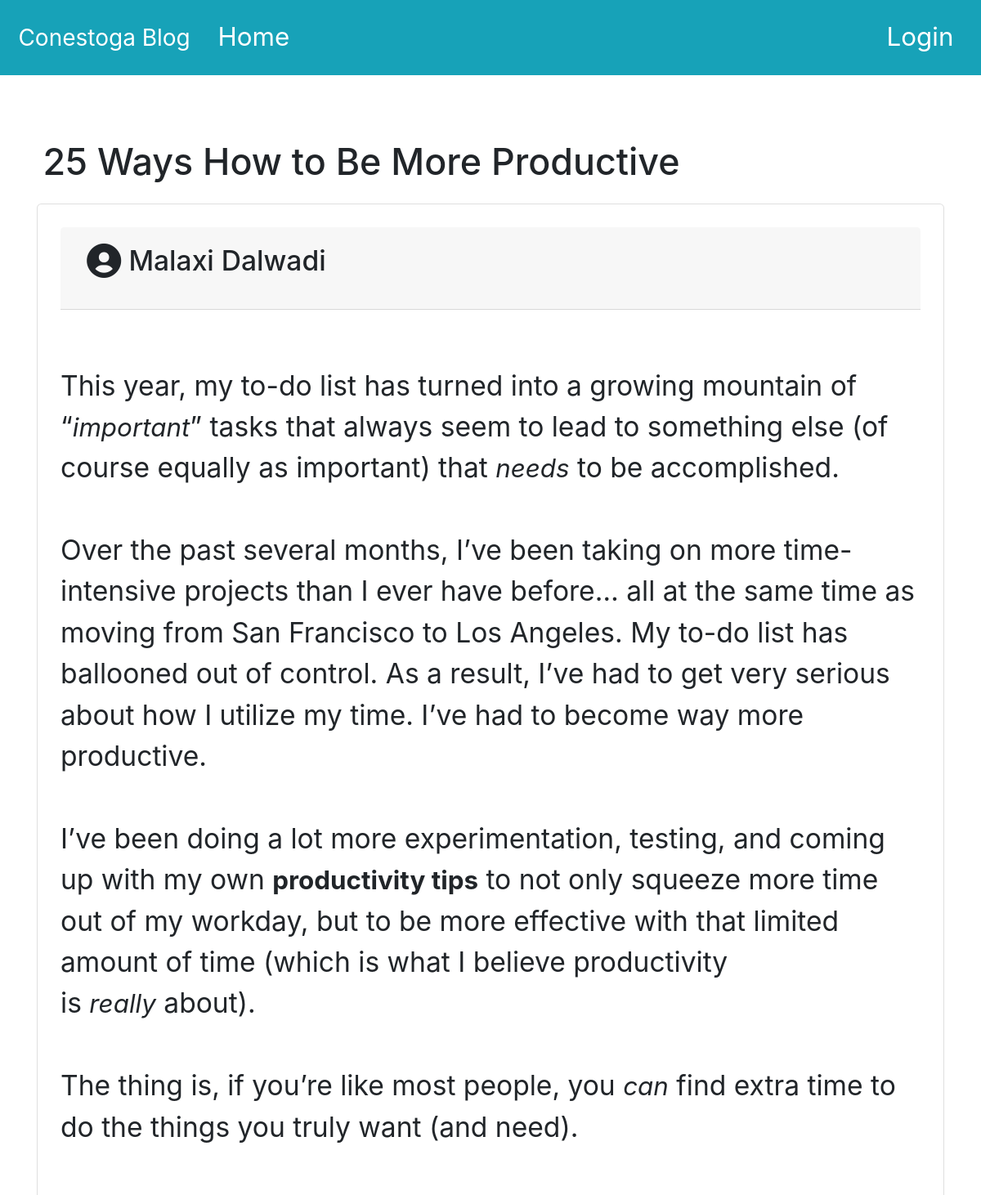
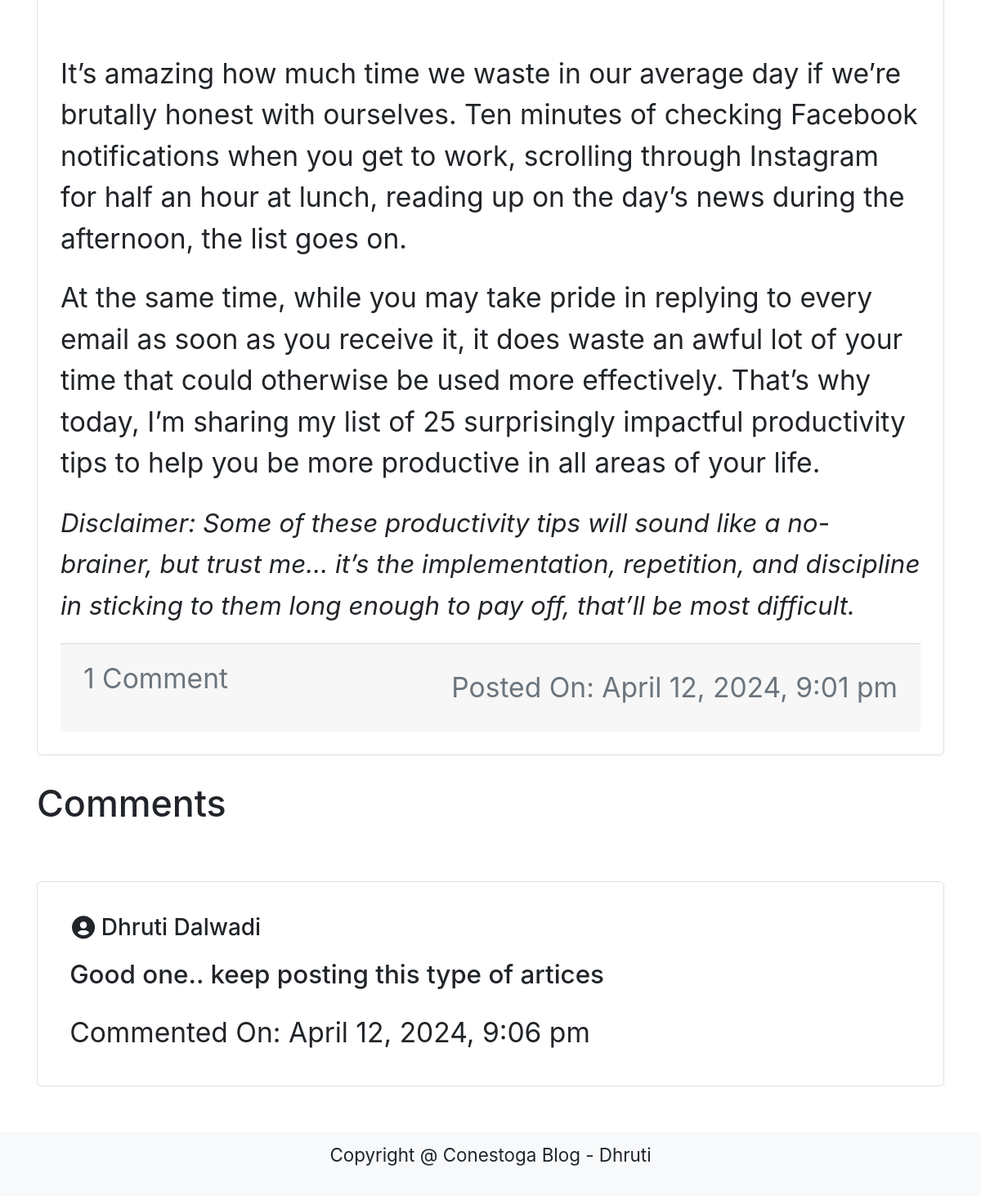
The page /conestoga_blog/posts/postDetail.php?postId=3 on the database its author committed (2 pictures, top to bottom).
### tables this page shows
CREATE TABLE IF NOT EXISTS `posts` (
  `post_id` int NOT NULL AUTO_INCREMENT,
  `title` varchar(255) NOT NULL,
  `description` text NOT NULL,
  `created_by` int NOT NULL,
  `created_at` datetime NOT NULL DEFAULT CURRENT_TIMESTAMP,
  `total_likes` int NOT NULL DEFAULT '0',
  `total_comments` int NOT NULL DEFAULT '0',
  `updated_at` datetime NOT NULL,
  `status` enum('Active','Inactive') NOT NULL DEFAULT 'Active',
  `is_deleted` tinyint(1) NOT NULL DEFAULT '0',
  PRIMARY KEY (`post_id`)
);

CREATE TABLE IF NOT EXISTS `users` (
  `user_id` int NOT NULL AUTO_INCREMENT,
  `first_name` varchar(100) NOT NULL,
  `last_name` varchar(100) NOT NULL,
  `email_id` varchar(100) NOT NULL,
  `password` varchar(255) NOT NULL,
  `created_at` datetime NOT NULL DEFAULT CURRENT_TIMESTAMP,
  PRIMARY KEY (`user_id`)
);

CREATE TABLE IF NOT EXISTS `post_comments` (
  `post_comment_id` int NOT NULL AUTO_INCREMENT,
  `post_id` int NOT NULL,
  `comment_by` int NOT NULL,
  `created_at` datetime NOT NULL DEFAULT CURRENT_TIMESTAMP,
  `updated_at` datetime NOT NULL,
  `comment` text NOT NULL,
  PRIMARY KEY (`post_comment_id`)
);

### conestoga_blog/posts/postDetail.php (the view, shortened to what this page needs)
<?php
include_once('../db.php');
if(isset($_GET['postId'])){
    $postId = $_GET['postId'];
    $query = "SELECT posts.*, users.first_name, users.last_name FROM posts JOIN users ON posts.created_by = users.user_id WHERE post_id = $postId";
    $result = mysqli_query($conn,$query);
    $post = mysqli_fetch_assoc($result);
    $commentQuery = "SELECT post_comments.*, users.first_name, users.last_name,users.user_id FROM post_comments JOIN users ON post_comments.comment_by = users.user_id WHERE post_id = $postId ORDER BY post_comments.created_at DESC";
    $commentResult = mysqli_query($conn,$commentQuery);
    $postComments = mysqli_fetch_all($commentResult,MYSQLI_ASSOC);
}
?>
<?php include '../common/header.php'; ?>
<section class="container mb-5 section-margin">
    <div class="row justify-content-left">
        <h2 class="m-3"><?php echo $post['title']; ?></h2>
        <div class="col-md-12 mb-5">
            <div class="card">
                <div class="card-body">
                    <div class="card-header">
                        <h4 class="card-title d-flex align-items-center">
                            <i class="bx bxs-user-circle" style="font-size: 1.5em; margin-right: 5px;"></i>
                            <?php echo $post['first_name']. " ".$post['last_name']; ?>
                        </h4>
                    </div>
                    <p class="card-text p-3 post-desc text-justify"><?php echo $post['description']; ?></p>
                    <div class="card-footer text-muted d-flex justify-content-between align-items-center">
                        <p class="card-text">
                            <?php echo ($post['total_comments']) > 0 ? ($post['total_comments'] > 1 ? $post['total_comments'] ." Comments" : "1 Comment") :"No Comments Yet"; ?>
                        </p>
                        <p class="card-text">Posted On:
                            <?php echo date('F j, Y, g:i a', strtotime($post['created_at'])); ?></p>
                    </div>
                </div>
            </div>
            <?php
            if(sizeof($postComments) > 0){ ?>
            <h2 class="mt-4 mr-4">Comments</h2>
            <?php foreach ($postComments as $comment) { ?>
            <div class="card mt-5 p-2">
                <div class="card-body">
                    <h5 class="card-title d-flex align-items-center">
                        <i class="bx bxs-user-circle" style="font-size: 1.2em; margin-right: 5px;"></i>
                        <?php echo $comment['first_name']. " ".$comment['last_name']; ?>
                    </h5>
                    <p class="post-comment"><?php echo $comment["comment"]; ?></p>
                    <p class="card-text">Commented On:
                        <?php echo date('F j, Y, g:i a', strtotime($comment['created_at'])); ?></p>
                </div>
            </div>
            <?php
                }
            }
            ?>
        </div>
    </div>
</section>
<?php include '../common/footer.php' ?>

### conestoga_blog/css/style.css (style rules this page uses)
* { font-size: 1.4rem; box-sizing: border-box; }
.post-desc { font-size: 1.4rem !important; }
p { font-size: 1.5rem; }
.post-comment { font-weight: 500; font-size: 1.4rem; }
.section-margin { margin-top: 150px; }

### rows shown on the page
posts: title "25 Ways How to Be More Productive", users.first_name "Malaxi", users.last_name "Dalwadi", description "This year, my to-do list has turned into a growing mountain of “ important ” tasks that always seem to lead to something else (of course equally as important) that needs to be accomplished. Over the past several months, I’ve been taking on more time-intensive projects than I ever have before… all at the same time as moving from San Francisco to Los Angeles. My to-do list has ballooned out of control. As a result, I’ve had to get very serious about how I utilize my time. I’ve had to become way more productive. I’ve been doing a lot more experimentation, testing, and coming up with my own productivity tips to not only squeeze more time out of my workday, but to be more effective with that…", created_at "April 12, 2024, 9:01 pm"
post_comments: users.first_name "Dhruti", users.last_name "Dalwadi", comment "Good one.. keep posting this type of artices", created_at "April 12, 2024, 9:06 pm"
